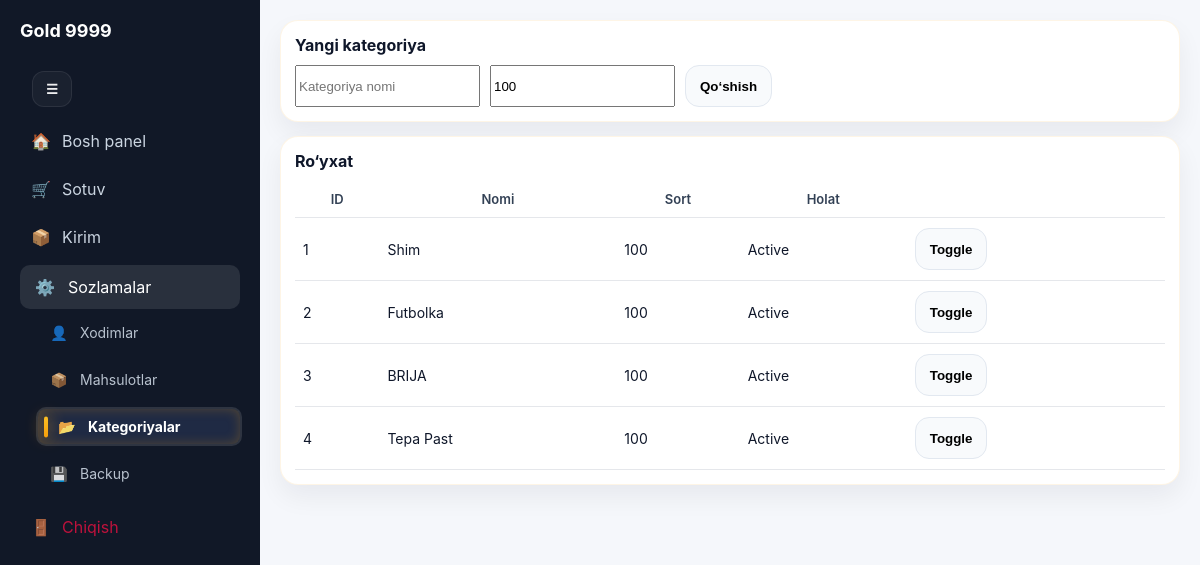
/settings/categories (signed in), run on an earlier commit of the app's database.
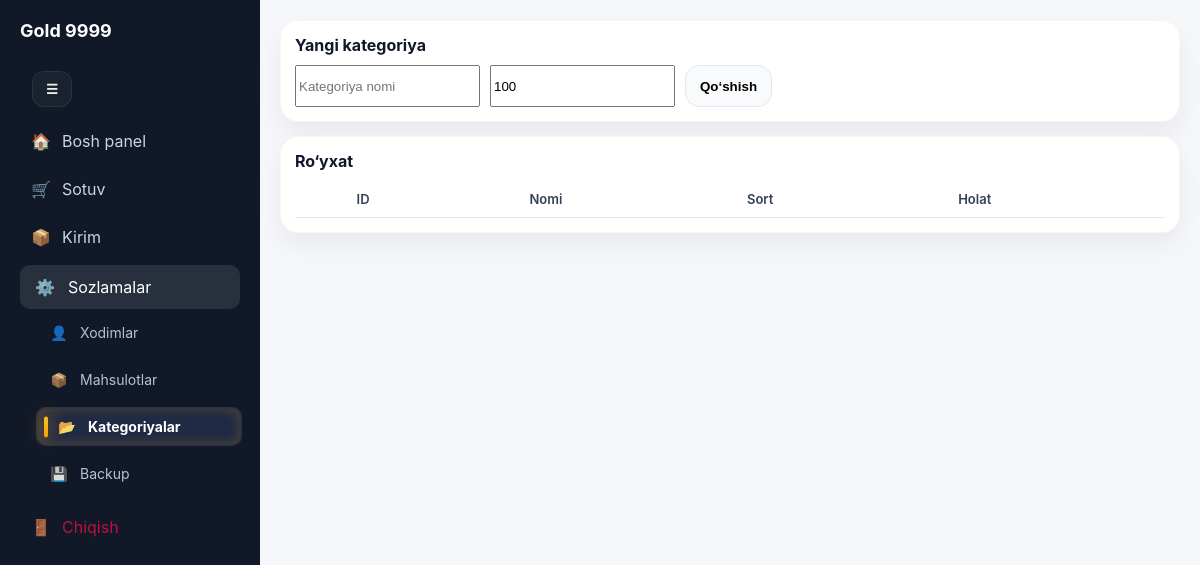
And on a later commit of the database.
### tables this page shows
CREATE TABLE categories(
      id INTEGER PRIMARY KEY AUTOINCREMENT,
      name TEXT UNIQUE NOT NULL,
      sort_order INTEGER NOT NULL DEFAULT 100,
      is_active INTEGER NOT NULL DEFAULT 1,
      created_at TEXT NOT NULL DEFAULT CURRENT_TIMESTAMP
    );

### routes/settings.py (the view)
    @app.route("/settings/categories")
    @login_required
    @admin_required
    def settings_categories():
        init_db()
        rows = q("SELECT * FROM categories ORDER BY sort_order, id")
        return render_template("settings_categories.html", rows=rows)

### app.py (called while the page is built)
def init_db() -> None:
    _bootstrap_init_db(BACKUP_DIR)

def q(
    sql: str,
    params: tuple = (),
) -> list[sqlite3.Row]:
    return _db_q(sql, params)

### services/db.py (called while the page is built)
def _require_db_path() -> str:
    if not _db_path:
        raise RuntimeError(
            "Database path sozlanmagan. "
            "configure_db() chaqirilishi kerak."
        )
    return _db_path

def get_db() -> sqlite3.Connection:
    connection = g.get("db")
    if connection is None:
        connection = sqlite3.connect(
            _require_db_path()
        )
        connection.row_factory = sqlite3.Row
        connection.execute(
            "PRAGMA foreign_keys=ON"
        )
        g.db = connection
    return connection

def q1(
    sql: str,
    params: tuple[Any, ...] = (),
) -> sqlite3.Row | None:
    cursor = get_db().execute(
        sql,
        params,
    )
    return cursor.fetchone()

def q(
    sql: str,
    params: tuple[Any, ...] = (),
) -> list[sqlite3.Row]:
    cursor = get_db().execute(
        sql,
        params,
    )
    return cursor.fetchall()

### services/utils.py (called while the page is built)
def login_required(fn):
    @wraps(fn)
    def wrapper(*args, **kwargs):
        if not session.get("user_id"):
            return redirect(url_for("login"))
        return fn(*args, **kwargs)
    return wrapper

def admin_required(fn):
    @wraps(fn)
    def wrapper(*args, **kwargs):
        if session.get("role") != "admin":
            flash("Bu bo‘lim faqat admin uchun", "danger")
            return redirect(url_for("home"))
        return fn(*args, **kwargs)
    return wrapper

### templates/settings_categories.html
{% extends "base.html" %}
{% set title = "Sozlamalar → Kategoriya" %}
{% block content %}
  <div class="card">
    <b>Yangi kategoriya</b>
    <form method="post" action="/settings/categories/add" style="margin-top:10px;display:flex;gap:10px;flex-wrap:wrap">
      <input name="name" placeholder="Kategoriya nomi" required>
      <input name="sort_order" placeholder="Sort (100)" value="100">
      <button class="btn" type="submit">Qo‘shish</button>
    </form>
  </div>
  <div class="card">
    <b>Ro‘yxat</b>
    <table style="margin-top:10px">
      <tr><th>ID</th><th>Nomi</th><th>Sort</th><th>Holat</th><th></th></tr>
      {% for r in rows %}
      <tr>
        <td>{{ r.id }}</td>
        <td>{{ r.name }}</td>
        <td>{{ r.sort_order }}</td>
        <td>{{ "Active" if r.is_active==1 else "Off" }}</td>
        <td>
          <form method="post" action="/settings/categories/toggle/{{ r.id }}">
            <button class="btn" type="submit">Toggle</button>
          </form>
        </td>
      </tr>
      {% endfor %}
    </table>
  </div>
{% endblock %}

### templates/base.html (shortened to what this page needs)
<!DOCTYPE html>
<html>
<head>
<link rel="stylesheet" href="{{ url_for('static', filename='style.css') }}?v=20260216_174420">
</head>
<body class="app-body">
<div class="layout">
    <div class="sidebar">
        <div class="logo">Gold 9999
</div>
          <button type="button" class="sb-toggle" id="sidebarToggle" title="Menyu (mini-mode)">☰</button>
        {% if session.get("role") == "admin" %}
        <a href="{{ url_for("home") }}" class="{% if request.path == '/' or request.path.startswith('/home') %}active{% endif %}" title="Bosh panel"><span class="sb-ico">🏠</span><span class="sb-lbl">Bosh panel</span></a>
        {% endif %}
        <a href="{{ url_for("sales") }}" class="{% if request.path.startswith('/sales') %}active{% endif %}" title="Sotuv"><span class="sb-ico">🛒</span><span class="sb-lbl">Sotuv</span></a>
        {% if session.get("role") == "admin" %}
        <a href="{{ url_for("kpi") }}" class="{% if request.path.startswith('/kpi') or request.path.startswith('/kirim') %}active{% endif %}" title="Kirim"><span class="sb-ico">📦</span><span class="sb-lbl">Kirim</span></a>
<details class="sb-group" {% if request.path.startswith('/settings') %}open{% endif %}>
  <summary class="sb-group-title {% if request.path.startswith('/settings') %}active{% endif %}" title="Sozlamalar">
    <span class="sb-ico">⚙️</span><span class="sb-lbl">Sozlamalar</span>
  </summary>
  <div class="sb-submenu">
    <a href="{{ "/settings/xodimlar" }}" class="{% if request.path.startswith('/settings/xodimlar') %}active{% endif %}"><span class="sb-ico">👤</span><span class="sb-lbl">Xodimlar</span></a>
    <a href="{{ url_for("settings_products") }}" class="{% if request.path.startswith('/settings/products') %}active{% endif %}"><span class="sb-ico">📦</span><span class="sb-lbl">Mahsulotlar</span></a>
    <a href="{{ url_for("settings_categories") }}" class="{% if request.path.startswith('/settings/categories') %}active{% endif %}"><span class="sb-ico">📂</span><span class="sb-lbl">Kategoriyalar</span></a>
    <a href="{{ url_for("settings_backup") }}" class="{% if request.path.startswith('/settings/backup') %}active{% endif %}"><span class="sb-ico">💾</span><span class="sb-lbl">Backup</span></a>
  </div>
</details>
{% endif %}
    <a class="nav-link danger" href="{{ url_for('logout') }}" title="Chiqish"><span class="sb-ico">🚪</span><span class="sb-lbl">Chiqish</span></a>
    </div>
    <div class="content">
        {% block content %}{% endblock %}
    </div>
</div>
</body>
</html>

### static/style.css (style rules this page uses)
body { margin:0; font-family:-apple-system,BlinkMacSystemFont,"Segoe UI",Roboto; background:#f2f4f8; }
.layout { display:flex; min-height:100vh; }
.sidebar { width:220px; background:#111827; color:white; padding:20px; }
.logo { font-size:18px; font-weight:bold; margin-bottom:20px; }
.sidebar a { display:block; padding:10px; color:#cbd5e1; text-decoration:none; border-radius:8px; margin-bottom:8px; }
.content { flex:1; padding:20px; }
.card { background:white; padding:16px; border-radius:12px; box-shadow:0 4px 12px rgba(0,0,0,0.05); margin-bottom:16px; }
table { width: 100%; border-collapse: collapse; }
th, td { padding: 10px 8px; border-bottom: 1px solid #e5e7eb; vertical-align: middle; }
th { color: #334155; font-weight: 600; font-size: 13px; }
button, .btn { height: 34px; padding: 0 12px; border: 0; border-radius: 10px; cursor: pointer; font-weight: 600; }
:root { --bg0:#0b1220; --bg1:#0f172a; --card:rgba(255,255,255,.07); --card2:rgba(255,255,255,.10); --text:#e5e7eb; --muted:#94a3b8; --line:rgba(255,255,255,.14); --accent:#60a5fa; --accent2:#34d399; }
.app-body { background:#f5f7fb; color:#0f172a; }
.card { background:#fff; border:1px solid #e5e7eb; border-radius: 18px; padding: 14px; box-shadow: 0 12px 26px rgba(15,23,42,.06); margin-bottom: 14px; }
.btn { height:42px; padding:0 14px; border-radius: 14px; border:1px solid #e2e8f0; background:#f8fafc; font-weight: 900; }
.nav-link.danger { color:#be123c !important; }
@media (min-width: 900px) { body { padding-bottom: 0 !important; } }
.sidebar a.active, .sidebar .nav-link.active, a.active { outline: 2px solid rgba(255,255,255,0.12); background: rgba(255,255,255,0.06); border-radius: 12px; }
.sidebar a { position: relative; }
.sidebar a.active { padding-left: 18px; }
.sidebar a.active::before { content: ""; position: absolute; left: 6px; top: 50%; transform: translateY(-50%); width: 4px; height: 60%; border-radius: 4px; background: #f59e0b; box-shadow: 0 0 14px rgba(245,158,11,0.85); }
.sidebar a.active { background: linear-gradient(90deg, rgba(245,158,11,0.18), rgba(245,158,11,0.05)); color: #ffffff; font-weight: 600; box-shadow: inset 0 0 12px rgba(245,158,11,0.25); border-radius: 12px; transition: all 0.3s ease; }
.sidebar a.active::before { background: linear-gradient(to bottom, #fbbf24, #f59e0b); box-shadow: 0 0 16px rgba(245,158,11,0.9); }
.sb-toggle { display: inline-flex; align-items: center; justify-content: center; width: 40px; height: 36px; margin: 10px 12px 14px 12px; border-radius: 12px; border: 1px solid rgba(255,255,255,0.08); background: rgba(255,255,255,0.04); color: rgba(255,255,255,0.92); cursor: pointer; transition: transform .18s ease, background .18s ease, box-shadow .18s ease; }
.sidebar a { display: flex; align-items: center; gap: 10px; transition: background .18s ease, transform .18s ease, box-shadow .18s ease, color .18s ease; }
.sidebar .sb-ico { width: 22px; display: inline-flex; justify-content: center; opacity: 0.95; }
.sidebar .sb-lbl { white-space: nowrap; }
.sidebar a.active { background: linear-gradient(90deg, rgba(245,158,11,0.18), rgba(245,158,11,0.05)); color: #ffffff; font-weight: 700; box-shadow: inset 0 0 12px rgba(245,158,11,0.25); border-radius: 12px; }
.sidebar a.active::before { content: ""; position: absolute; left: 6px; top: 50%; transform: translateY(-50%); width: 4px; height: 60%; border-radius: 4px; background: linear-gradient(to bottom, #fbbf24, #f59e0b); box-shadow: 0 0 16px rgba(245,158,11,0.9); }
.content .card, .content .kpi-card, .content .stat-card, .content .tile, .content .panel, .content .box { transition: transform .18s ease, box-shadow .18s ease, border-color .18s ease; }
.content .card, .content .kpi-card, .content .stat-card { border: 1px solid rgba(245,158,11,0.10); }
.sb-group { margin:0; }
.sb-group summary { list-style:none; }
.sb-group-title { display:flex; align-items:center; gap:12px; padding:12px 14px; border-radius:10px; color:#fff; cursor:pointer; user-select:none; }
.sb-group-title:hover, .sb-group-title.active { background:rgba(255,255,255,.10); }
.sb-submenu { margin:6px 0 8px 18px; display:flex; flex-direction:column; gap:4px; }
.sb-submenu a { font-size:14px; padding:9px 10px; border-radius:10px; opacity:.9; }
.sb-submenu a.active { background:rgba(255,255,255,.13); opacity:1; }

### templates/base.html (style rules this page uses)
.sidebar { display:flex;flex-direction:column; }
.sidebar a.active { background:#1f2a44; border-radius:8px; }

What changed in the data, as far as the page shows it:
removed categories: id "1", name "Shim", sort_order "100", is_active "Active"
removed categories: id "2", name "Futbolka", sort_order "100", is_active "Active"
removed categories: id "3", name "BRIJA", sort_order "100", is_active "Active"
removed categories: id "4", name "Tepa Past", sort_order "100", is_active "Active"
